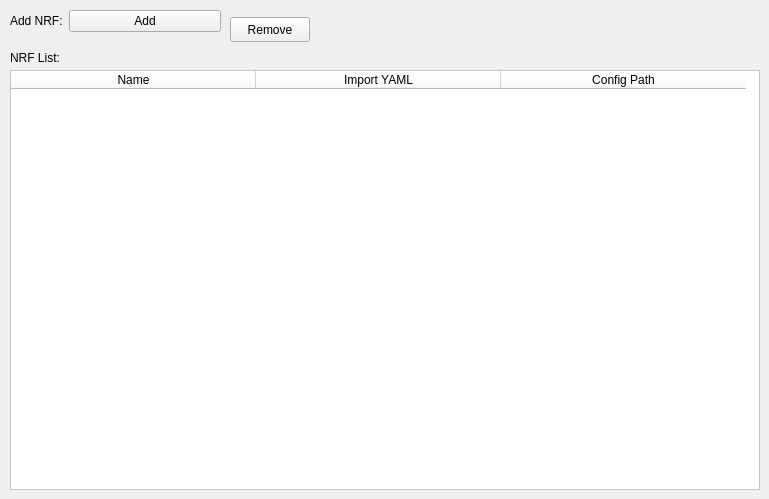
    <widget class="QWidget" name="NRF_2">
     <attribute name="title">
      <string>NRF</string>
     </attribute>
     <widget class="QWidget" name="formLayoutWidget_23">
      <property name="geometry">
       <rect>
        <x>10</x>
        <y>10</y>
        <width>211</width>
        <height>31</height>
       </rect>
      </property>
      <layout class="QFormLayout" name="formLayout_23">
       <item row="0" column="0">
        <widget class="QLabel" name="label_55">
         <property name="text">
          <string>Add NRF:</string>
         </property>
        </widget>
       </item>
       <item row="0" column="1">
        <widget class="QPushButton" name="Component5G_AddNRFButton">
         <property name="text">
          <string>Add</string>
         </property>
        </widget>
       </item>
      </layout>
     </widget>
     <widget class="QPushButton" name="Component5G_RemoveNRFButton">
      <property name="geometry">
       <rect>
        <x>230</x>
        <y>17</y>
        <width>80</width>
        <height>25</height>
       </rect>
      </property>
      <property name="text">
       <string>Remove</string>
      </property>
     </widget>
     <widget class="QLabel" name="label_56">
      <property name="geometry">
       <rect>
        <x>10</x>
        <y>50</y>
        <width>101</width>
        <height>16</height>
       </rect>
      </property>
      <property name="text">
       <string>NRF List:</string>
      </property>
     </widget>
     <widget class="QTableWidget" name="Component5G_NRFtable">
      <property name="geometry">
       <rect>
        <x>10</x>
        <y>70</y>
        <width>750</width>
        <height>420</height>
       </rect>
      </property>
      <property name="styleSheet">
       <string notr="true">background-color: rgb(255, 255, 255);</string>
      </property>
      <attribute name="horizontalHeaderDefaultSectionSize">
       <number>245</number>
      </attribute>
      <attribute name="verticalHeaderHighlightSections">
       <bool>true</bool>
      </attribute>
      <column>
       <property name="text">
        <string>Name</string>
       </property>
      </column>
      <column>
       <property name="text">
        <string>Import YAML</string>
       </property>
      </column>
      <column>
       <property name="text">
        <string>Config Path</string>
       </property>
      </column>
     </widget>
    </widget>
